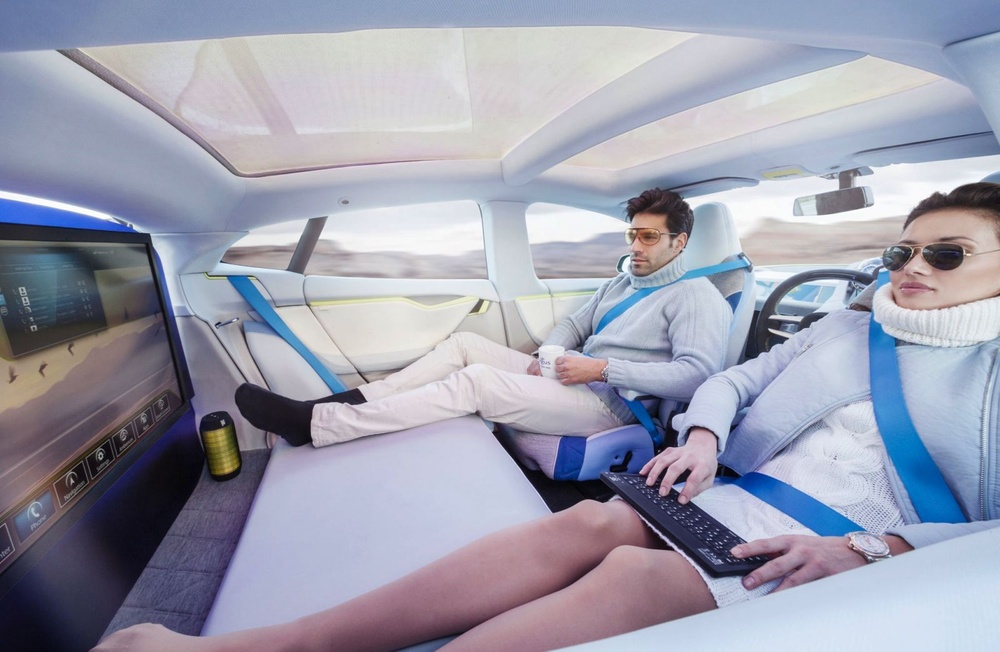
#> input picture Computer_Vision_Basics/watchingTV_moving_car.jpg, 1000 x 652 px, shrunk from 1600 x 1043 before the run
$ jupyter execute 'Lecture 4.11 Convolution Sharpening and Blurring.ipynb'
#> lines starting #> are read from the running program, lines starting #| are printed output that depends on the picture
#  CODE FOR IMAGE MANIPULATIONS (Convolutions - Blurring and Sharpening)

# Import all the necessary libraries

[cell 1]
import matplotlib.image as mpimg
import matplotlib.pyplot as plt
import numpy as np
import cv2

# Read the image and display it using OpenCV
Download an image from:
http://cardesignresearch.com/en/insights/2015/01/driverless-car-design-sleepwalking-into-the-future

[cell 2]
import cv2

image = cv2.imread('watchingTV_moving_car.jpg')
#> image is the input picture: shape (652, 1000, 3); mean B, G, R 174.5, 158.3, 156.6

cv2.imshow('Watching TV in Car!', image)

# 'waitKey' allows us to input information when a image window is open
# By leaving it blank it just waits for anykey to be pressed before continuing.
cv2.waitKey()
cv2.destroyAllWindows()

# Let's print out the dimensions of the image

[cell 3]
image.shape
#> Out = (652, 1000, 3)

[cell 4]
gray_img = cv2.cvtColor(image, cv2.COLOR_BGR2GRAY)
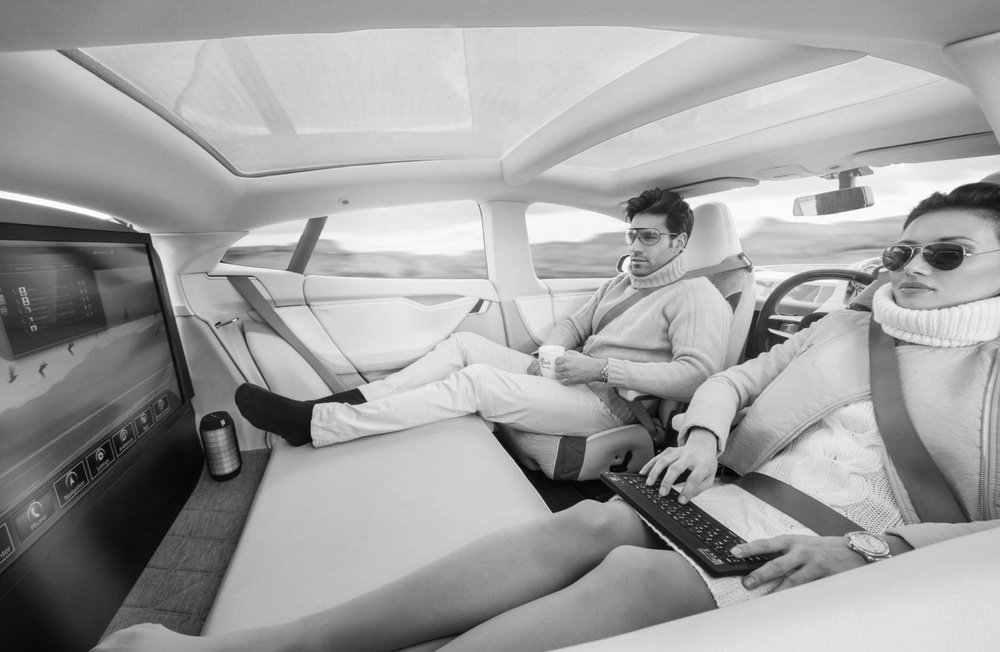
#> gray_img: shape (652, 1000); min 2, max 255, mean 159.6
cv2.imshow('Watching TV in Car in Gray!', gray_img)
cv2.waitKey()
cv2.destroyAllWindows()

# Let's apply sharpening Kernel

[cell 5]
# Sharpening Kernel #1
Sharp_Kernel = np.array([[0,-1,0],
                        [-1,5,-1],
                        [0,-1,0]])

# Sharpening Kernel #2
#Sharp_Kernel = np.array([[-1,-1,-1],
#                         [-1,9,-1],
#                         [-1,-1,-1]])


Sharpened_Image = cv2.filter2D(gray_img, -1, Sharp_Kernel)

[cell 6]
cv2.imshow('Sharpened Image', Sharpened_Image)

cv2.waitKey(0)
cv2.destroyAllWindows()

# Let's try Blurring Kernel

[cell 7]
# Blurring Kernel
Blurr_Kernel = np.ones((3,3))
Blurr_Kernel

[cell 8]
Blurred_Image = cv2.filter2D(gray_img, -1, Blurr_Kernel)
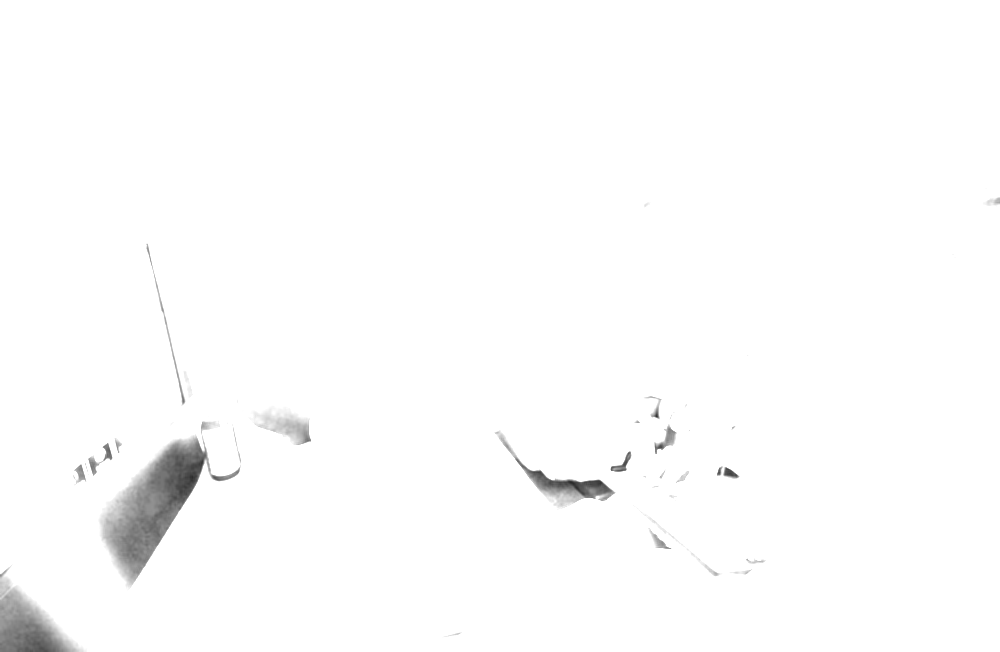
#> Blurred_Image: shape (652, 1000); min 40, max 255, mean 252.4

[cell 9]
cv2.imshow('Blurred Image', Blurred_Image)

cv2.waitKey(0)
cv2.destroyAllWindows()

# Let's normalize our Kernel!

[cell 10]
# Blurring Kernel normalized
Blurr_Kernel = np.ones((3,3)) * 1/9
Blurr_Kernel

Blurred_Image = cv2.filter2D(gray_img, -1, Blurr_Kernel)
cv2.imshow('Blurred Image', Blurred_Image)

cv2.waitKey(0)
cv2.destroyAllWindows()

# Let's try larger (more powerful) kernel size

[cell 11]
# Blurring Kernel with missing

Blurr_Kernel = np.ones((8,8))
Blurr_Kernel

[cell 12]
# Blurring Kernel

Blurr_Kernel = np.ones((8,8)) * 1/64
Blurr_Kernel

[cell 13]
Blurred_Image = cv2.filter2D(gray_img, -1, Blurr_Kernel)
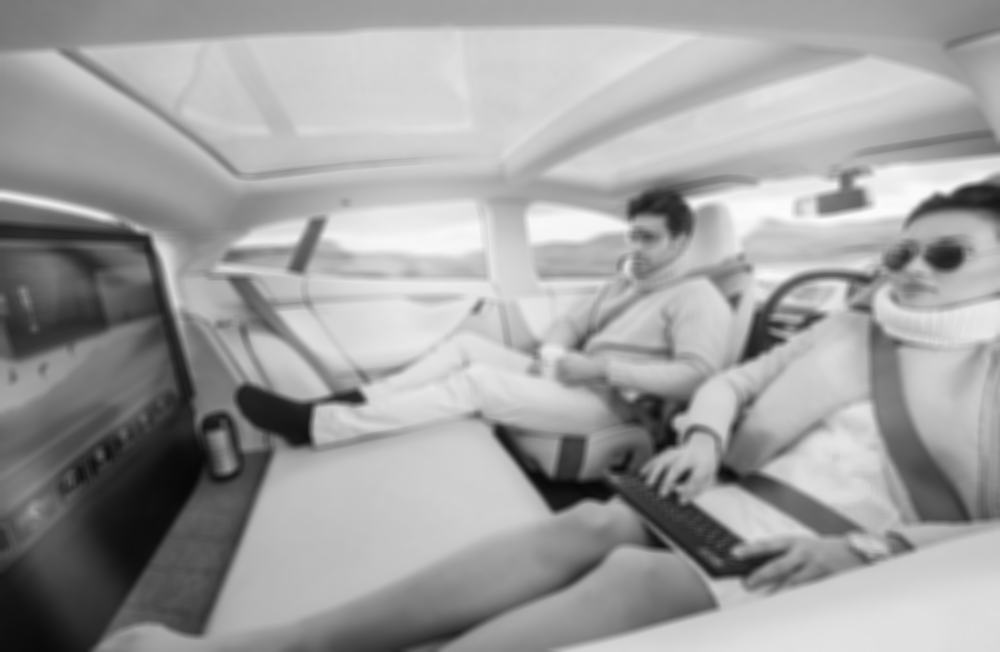
#> Blurred_Image: shape (652, 1000); min 7, max 251, mean 159.6

cv2.imshow('Blurred Image', Blurred_Image)

cv2.waitKey(0)
cv2.destroyAllWindows()
